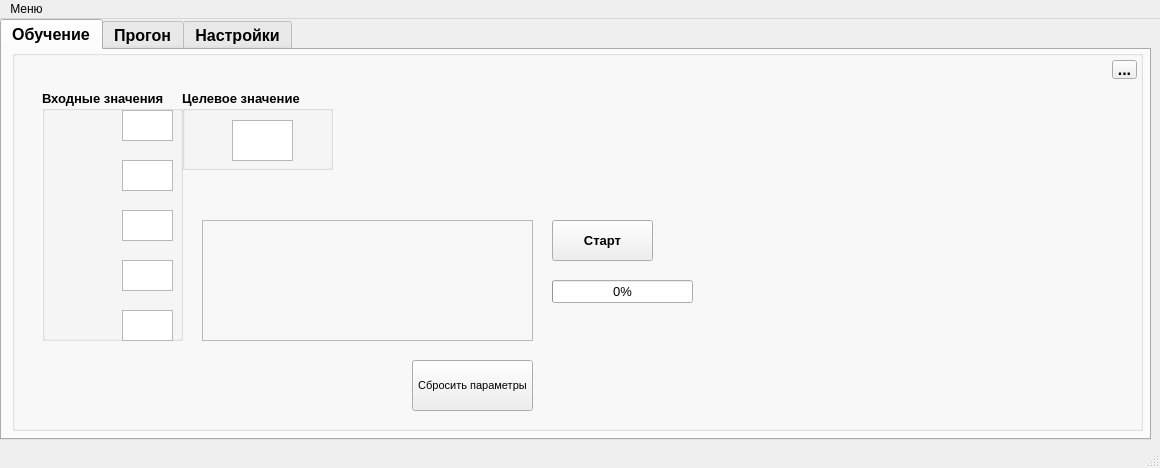
<?xml version="1.0" encoding="UTF-8"?>
<ui version="4.0">
 <class>MainWindow</class>
 <widget class="QMainWindow" name="MainWindow">
  <property name="geometry">
   <rect>
    <x>0</x>
    <y>0</y>
    <width>1160</width>
    <height>468</height>
   </rect>
  </property>
  <property name="windowTitle">
   <string>MainWindow</string>
  </property>
  <widget class="QWidget" name="centralwidget">
   <widget class="QTabWidget" name="tabWidget_2">
    <property name="geometry">
     <rect>
      <x>0</x>
      <y>0</y>
      <width>1151</width>
      <height>421</height>
     </rect>
    </property>
    <property name="font">
     <font>
      <pointsize>12</pointsize>
      <weight>75</weight>
      <bold>true</bold>
     </font>
    </property>
    <property name="tabShape">
     <enum>QTabWidget::Rounded</enum>
    </property>
    <property name="currentIndex">
     <number>0</number>
    </property>
    <property name="elideMode">
     <enum>Qt::ElideLeft</enum>
    </property>
    <property name="documentMode">
     <bool>false</bool>
    </property>
    <property name="tabsClosable">
     <bool>false</bool>
    </property>
    <property name="movable">
     <bool>false</bool>
    </property>
    <property name="tabBarAutoHide">
     <bool>false</bool>
    </property>
    <widget class="QWidget" name="tab_3">
     <attribute name="title">
      <string>Обучение</string>
     </attribute>
     <widget class="QGroupBox" name="groupBox_2">
      <property name="geometry">
       <rect>
        <x>10</x>
        <y>0</y>
        <width>1131</width>
        <height>381</height>
       </rect>
      </property>
      <property name="title">
       <string/>
      </property>
      <widget class="QGroupBox" name="inputValuesBox">
       <property name="geometry">
        <rect>
         <x>30</x>
         <y>40</y>
         <width>141</width>
         <height>251</height>
        </rect>
       </property>
       <property name="font">
        <font>
         <pointsize>10</pointsize>
         <weight>75</weight>
         <bold>true</bold>
        </font>
       </property>
       <property name="title">
        <string>Входные значения</string>
       </property>
       <widget class="QTextEdit" name="inputVal1">
        <property name="geometry">
         <rect>
          <x>80</x>
          <y>20</y>
          <width>51</width>
          <height>31</height>
         </rect>
        </property>
       </widget>
       <widget class="QTextEdit" name="inputVal2">
        <property name="geometry">
         <rect>
          <x>80</x>
          <y>70</y>
          <width>51</width>
          <height>31</height>
         </rect>
        </property>
       </widget>
       <widget class="QTextEdit" name="inputVal3">
        <property name="geometry">
         <rect>
          <x>80</x>
          <y>120</y>
          <width>51</width>
          <height>31</height>
         </rect>
        </property>
       </widget>
       <widget class="QTextEdit" name="inputVal4">
        <property name="geometry">
         <rect>
          <x>80</x>
          <y>170</y>
          <width>51</width>
          <height>31</height>
         </rect>
        </property>
       </widget>
       <widget class="QTextEdit" name="inputVal5">
        <property name="geometry">
         <rect>
          <x>80</x>
          <y>220</y>
          <width>51</width>
          <height>31</height>
         </rect>
        </property>
       </widget>
      </widget>
      <widget class="QGroupBox" name="targetValBox">
       <property name="geometry">
        <rect>
         <x>170</x>
         <y>40</y>
         <width>151</width>
         <height>80</height>
        </rect>
       </property>
       <property name="font">
        <font>
         <pointsize>10</pointsize>
        </font>
       </property>
       <property name="title">
        <string>Целевое значение</string>
       </property>
       <widget class="QTextEdit" name="targetVal">
        <property name="geometry">
         <rect>
          <x>50</x>
          <y>30</y>
          <width>61</width>
          <height>41</height>
         </rect>
        </property>
       </widget>
      </widget>
      <widget class="QLabel" name="debugLabel4Learn">
       <property name="geometry">
        <rect>
         <x>190</x>
         <y>170</y>
         <width>331</width>
         <height>121</height>
        </rect>
       </property>
       <property name="font">
        <font>
         <pointsize>14</pointsize>
         <weight>75</weight>
         <bold>true</bold>
        </font>
       </property>
       <property name="frameShape">
        <enum>QFrame::StyledPanel</enum>
       </property>
       <property name="text">
        <string/>
       </property>
       <property name="textFormat">
        <enum>Qt::AutoText</enum>
       </property>
      </widget>
      <widget class="QPushButton" name="clearBtn">
       <property name="geometry">
        <rect>
         <x>400</x>
         <y>310</y>
         <width>121</width>
         <height>51</height>
        </rect>
       </property>
       <property name="font">
        <font>
         <pointsize>8</pointsize>
         <weight>50</weight>
         <bold>false</bold>
        </font>
       </property>
       <property name="text">
        <string>Сбросить параметры</string>
       </property>
      </widget>
      <widget class="QPushButton" name="learnStartBtn">
       <property name="geometry">
        <rect>
         <x>540</x>
         <y>170</y>
         <width>101</width>
         <height>41</height>
        </rect>
       </property>
       <property name="font">
        <font>
         <pointsize>10</pointsize>
         <weight>75</weight>
         <bold>true</bold>
        </font>
       </property>
       <property name="text">
        <string>Старт</string>
       </property>
      </widget>
      <widget class="QProgressBar" name="progressBar">
       <property name="geometry">
        <rect>
         <x>540</x>
         <y>230</y>
         <width>141</width>
         <height>23</height>
        </rect>
       </property>
       <property name="font">
        <font>
         <pointsize>10</pointsize>
         <weight>50</weight>
         <bold>false</bold>
        </font>
       </property>
       <property name="value">
        <number>0</number>
       </property>
      </widget>
      <widget class="QToolButton" name="loadFileBtn">
       <property name="geometry">
        <rect>
         <x>1100</x>
         <y>10</y>
         <width>25</width>
         <height>19</height>
        </rect>
       </property>
       <property name="text">
        <string>...</string>
       </property>
      </widget>
     </widget>
    </widget>
    <widget class="QWidget" name="tab_4">
     <attribute name="title">
      <string>Прогон</string>
     </attribute>
     <widget class="QGroupBox" name="defQueryBox">
      <property name="geometry">
       <rect>
        <x>0</x>
        <y>10</y>
        <width>991</width>
        <height>371</height>
       </rect>
      </property>
      <property name="font">
       <font>
        <pointsize>12</pointsize>
        <weight>75</weight>
        <bold>true</bold>
       </font>
      </property>
      <property name="title">
       <string/>
      </property>
      <widget class="QGroupBox" name="targetValBox_2">
       <property name="geometry">
        <rect>
         <x>350</x>
         <y>30</y>
         <width>631</width>
         <height>201</height>
        </rect>
       </property>
       <property name="font">
        <font>
         <pointsize>10</pointsize>
         <weight>50</weight>
         <bold>false</bold>
        </font>
       </property>
       <property name="title">
        <string>Выходное значение</string>
       </property>
       <widget class="QLabel" name="outputLabel">
        <property name="geometry">
         <rect>
          <x>20</x>
          <y>40</y>
          <width>591</width>
          <height>151</height>
         </rect>
        </property>
        <property name="font">
         <font>
          <family>Unispace</family>
          <pointsize>12</pointsize>
          <weight>75</weight>
          <bold>true</bold>
         </font>
        </property>
        <property name="frameShape">
         <enum>QFrame::StyledPanel</enum>
        </property>
        <property name="text">
         <string/>
        </property>
       </widget>
      </widget>
      <widget class="QGroupBox" name="inputValuesBox_2">
       <property name="geometry">
        <rect>
         <x>0</x>
         <y>30</y>
         <width>141</width>
         <height>261</height>
        </rect>
       </property>
       <property name="font">
        <font>
         <pointsize>10</pointsize>
         <weight>50</weight>
         <bold>false</bold>
        </font>
       </property>
       <property name="title">
        <string>Входные значения</string>
       </property>
       <property name="flat">
        <bool>false</bool>
       </property>
       <property name="checkable">
        <bool>false</bool>
       </property>
       <widget class="QTextEdit" name="inputVal1_2">
        <property name="geometry">
         <rect>
          <x>80</x>
          <y>20</y>
          <width>51</width>
          <height>31</height>
         </rect>
        </property>
       </widget>
       <widget class="QTextEdit" name="inputVal2_2">
        <property name="geometry">
         <rect>
          <x>80</x>
          <y>70</y>
          <width>51</width>
          <height>31</height>
         </rect>
        </property>
       </widget>
       <widget class="QTextEdit" name="inputVal3_2">
        <property name="geometry">
         <rect>
          <x>80</x>
          <y>120</y>
          <width>51</width>
          <height>31</height>
         </rect>
        </property>
       </widget>
       <widget class="QTextEdit" name="inputVal4_2">
        <property name="geometry">
         <rect>
          <x>80</x>
          <y>170</y>
          <width>51</width>
          <height>31</height>
         </rect>
        </property>
       </widget>
       <widget class="QTextEdit" name="inputVal5_2">
        <property name="geometry">
         <rect>
          <x>80</x>
          <y>220</y>
          <width>51</width>
          <height>31</height>
         </rect>
        </property>
       </widget>
      </widget>
      <widget class="QPushButton" name="queryBtn">
       <property name="geometry">
        <rect>
         <x>30</x>
         <y>310</y>
         <width>101</width>
         <height>41</height>
        </rect>
       </property>
       <property name="font">
        <font>
         <pointsize>10</pointsize>
         <weight>50</weight>
         <bold>false</bold>
        </font>
       </property>
       <property name="text">
        <string>Прогнать</string>
       </property>
       <property name="flat">
        <bool>false</bool>
       </property>
      </widget>
      <widget class="QLabel" name="debugLabel4Query">
       <property name="geometry">
        <rect>
         <x>450</x>
         <y>280</y>
         <width>511</width>
         <height>71</height>
        </rect>
       </property>
       <property name="font">
        <font>
         <pointsize>14</pointsize>
         <weight>75</weight>
         <bold>true</bold>
        </font>
       </property>
       <property name="frameShape">
        <enum>QFrame::StyledPanel</enum>
       </property>
       <property name="text">
        <string/>
       </property>
       <property name="textFormat">
        <enum>Qt::AutoText</enum>
       </property>
      </widget>
     </widget>
    </widget>
    <widget class="QWidget" name="tab">
     <attribute name="title">
      <string>Настройки</string>
     </attribute>
     <widget class="QGroupBox" name="groupBoxLink">
      <property name="geometry">
       <rect>
        <x>10</x>
        <y>0</y>
        <width>1131</width>
        <height>381</height>
       </rect>
      </property>
      <property name="font">
       <font>
        <pointsize>12</pointsize>
        <weight>75</weight>
        <bold>true</bold>
       </font>
      </property>
      <property name="title">
       <string/>
      </property>
      <widget class="QLabel" name="label">
       <property name="geometry">
        <rect>
         <x>20</x>
         <y>30</y>
         <width>231</width>
         <height>41</height>
        </rect>
       </property>
       <property name="font">
        <font>
         <pointsize>9</pointsize>
         <weight>75</weight>
         <bold>true</bold>
        </font>
       </property>
       <property name="text">
        <string>Количество связей между входным
                и скрытым слоем</string>
       </property>
      </widget>
      <widget class="QTextEdit" name="hNodesIn">
       <property name="geometry">
        <rect>
         <x>20</x>
         <y>70</y>
         <width>61</width>
         <height>31</height>
        </rect>
       </property>
      </widget>
      <widget class="QLabel" name="label_2">
       <property name="geometry">
        <rect>
         <x>20</x>
         <y>100</y>
         <width>231</width>
         <height>41</height>
        </rect>
       </property>
       <property name="font">
        <font>
         <pointsize>9</pointsize>
         <weight>75</weight>
         <bold>true</bold>
        </font>
       </property>
       <property name="text">
        <string>Количество связей между скрытым
                и выходным слоем</string>
       </property>
      </widget>
      <widget class="QTextEdit" name="oNodesIn">
       <property name="geometry">
        <rect>
         <x>20</x>
         <y>140</y>
         <width>61</width>
         <height>31</height>
        </rect>
       </property>
      </widget>
      <widget class="QPushButton" name="chLinksBtn">
       <property name="geometry">
        <rect>
         <x>20</x>
         <y>180</y>
         <width>121</width>
         <height>51</height>
        </rect>
       </property>
       <property name="font">
        <font>
         <pointsize>10</pointsize>
         <weight>75</weight>
         <bold>true</bold>
        </font>
       </property>
       <property name="text">
        <string>Изменить связи</string>
       </property>
      </widget>
      <widget class="QLabel" name="debugLabel4Links">
       <property name="geometry">
        <rect>
         <x>10</x>
         <y>310</y>
         <width>241</width>
         <height>71</height>
        </rect>
       </property>
       <property name="font">
        <font>
         <pointsize>10</pointsize>
         <weight>50</weight>
         <bold>false</bold>
        </font>
       </property>
       <property name="frameShape">
        <enum>QFrame::StyledPanel</enum>
       </property>
       <property name="text">
        <string/>
       </property>
      </widget>
      <widget class="QGroupBox" name="groupBox">
       <property name="geometry">
        <rect>
         <x>300</x>
         <y>30</y>
         <width>231</width>
         <height>80</height>
        </rect>
       </property>
       <property name="font">
        <font>
         <pointsize>10</pointsize>
         <weight>75</weight>
         <bold>true</bold>
        </font>
       </property>
       <property name="title">
        <string>Количество циклов обучения</string>
       </property>
       <widget class="QTextEdit" name="loopCount">
        <property name="geometry">
         <rect>
          <x>10</x>
          <y>40</y>
          <width>101</width>
          <height>31</height>
         </rect>
        </property>
       </widget>
      </widget>
      <widget class="QGroupBox" name="epochsGroupBox">
       <property name="geometry">
        <rect>
         <x>300</x>
         <y>110</y>
         <width>231</width>
         <height>80</height>
        </rect>
       </property>
       <property name="font">
        <font>
         <pointsize>10</pointsize>
         <weight>75</weight>
         <bold>true</bold>
        </font>
       </property>
       <property name="title">
        <string>Количество эпох</string>
       </property>
       <widget class="QTextEdit" name="epochsCount">
        <property name="geometry">
         <rect>
          <x>10</x>
          <y>40</y>
          <width>101</width>
          <height>31</height>
         </rect>
        </property>
       </widget>
      </widget>
      <widget class="QPushButton" name="epochsLoopsBtn">
       <property name="geometry">
        <rect>
         <x>310</x>
         <y>200</y>
         <width>101</width>
         <height>41</height>
        </rect>
       </property>
       <property name="font">
        <font>
         <pointsize>10</pointsize>
        </font>
       </property>
       <property name="text">
        <string>Изменить</string>
       </property>
      </widget>
      <widget class="QGroupBox" name="groupBox_3">
       <property name="geometry">
        <rect>
         <x>510</x>
         <y>30</y>
         <width>231</width>
         <height>80</height>
        </rect>
       </property>
       <property name="font">
        <font>
         <pointsize>10</pointsize>
         <weight>75</weight>
         <bold>true</bold>
        </font>
       </property>
       <property name="title">
        <string>Коэффициент обучения</string>
       </property>
       <widget class="QTextEdit" name="learnRateBox">
        <property name="geometry">
         <rect>
          <x>10</x>
          <y>40</y>
          <width>101</width>
          <height>31</height>
         </rect>
        </property>
       </widget>
      </widget>
     </widget>
    </widget>
   </widget>
  </widget>
  <widget class="QMenuBar" name="menubar">
   <property name="geometry">
    <rect>
     <x>0</x>
     <y>0</y>
     <width>1160</width>
     <height>21</height>
    </rect>
   </property>
   <widget class="QMenu" name="menu">
    <property name="title">
     <string>Меню</string>
    </property>
    <addaction name="loadFromFile"/>
    <addaction name="currentParamBtn"/>
   </widget>
   <addaction name="menu"/>
  </widget>
  <widget class="QStatusBar" name="statusbar"/>
  <action name="loadFromFile">
   <property name="text">
    <string>Загрузить внешний файл(.txt)</string>
   </property>
  </action>
  <action name="currentParamBtn">
   <property name="text">
    <string>Просмотреть текущие параметры</string>
   </property>
  </action>
 </widget>
 <resources/>
 <connections/>
</ui>
